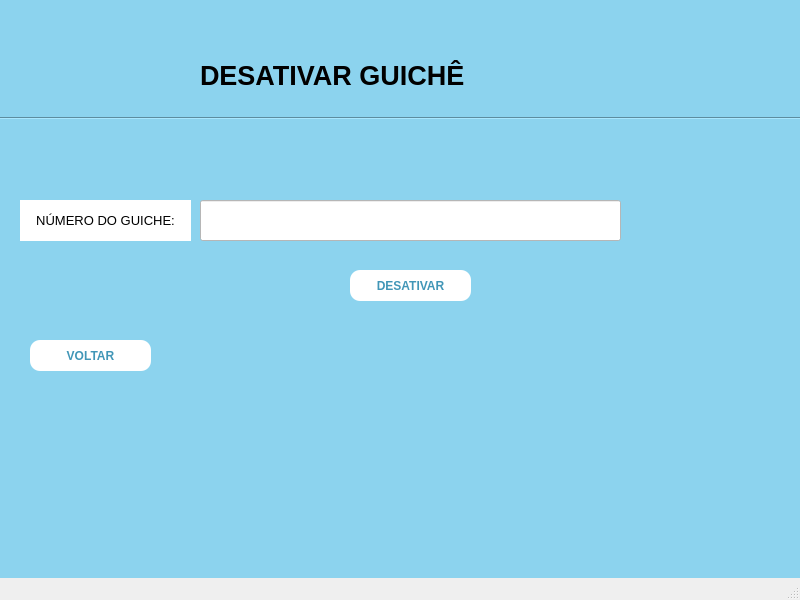
<?xml version="1.0" encoding="UTF-8"?>
<ui version="4.0">
 <class>MainWindow</class>
 <widget class="QMainWindow" name="MainWindow">
  <property name="geometry">
   <rect>
    <x>0</x>
    <y>0</y>
    <width>800</width>
    <height>600</height>
   </rect>
  </property>
  <property name="font">
   <font>
    <pointsize>10</pointsize>
   </font>
  </property>
  <property name="windowTitle">
   <string>MainWindow</string>
  </property>
  <property name="animated">
   <bool>true</bool>
  </property>
  <widget class="QWidget" name="centralwidget">
   <property name="styleSheet">
    <string notr="true">background-color: rgb(140, 211, 238);  /* Cor de fundo */</string>
   </property>
   <widget class="QLabel" name="label">
    <property name="geometry">
     <rect>
      <x>200</x>
      <y>50</y>
      <width>471</width>
      <height>51</height>
     </rect>
    </property>
    <property name="font">
     <font>
      <pointsize>20</pointsize>
      <weight>75</weight>
      <bold>true</bold>
     </font>
    </property>
    <property name="frameShape">
     <enum>QFrame::NoFrame</enum>
    </property>
    <property name="text">
     <string>DESATIVAR GUICHÊ</string>
    </property>
    <property name="textFormat">
     <enum>Qt::AutoText</enum>
    </property>
    <property name="alignment">
     <set>Qt::AlignLeading|Qt::AlignLeft|Qt::AlignVCenter</set>
    </property>
   </widget>
   <widget class="QPushButton" name="pushButton">
    <property name="geometry">
     <rect>
      <x>350</x>
      <y>270</y>
      <width>121</width>
      <height>31</height>
     </rect>
    </property>
    <property name="font">
     <font>
      <weight>75</weight>
      <bold>true</bold>
     </font>
    </property>
    <property name="styleSheet">
     <string notr="true">QPushButton {
    background-color: white;  /* Cor de fundo */
    color: rgb(65, 150, 183);  /* Cor do texto */
    border-radius: 10px;  /* Raio dos cantos */
    padding: 10px 20px;  /* Preenchimento interno */
}

QPushButton:hover {
    color: white;
    background-color: rgb(8, 113, 155);  /* Cor de fundo ao passar o mouse */
}</string>
    </property>
    <property name="text">
     <string>DESATIVAR</string>
    </property>
   </widget>
   <widget class="QPushButton" name="pushButton_2">
    <property name="geometry">
     <rect>
      <x>30</x>
      <y>340</y>
      <width>121</width>
      <height>31</height>
     </rect>
    </property>
    <property name="font">
     <font>
      <weight>75</weight>
      <bold>true</bold>
     </font>
    </property>
    <property name="styleSheet">
     <string notr="true">QPushButton {
    background-color: white;  /* Cor de fundo */
    color: rgb(65, 150, 183);  /* Cor do texto */
    border-radius: 10px;  /* Raio dos cantos */
    padding: 10px 20px;  /* Preenchimento interno */
}

QPushButton:hover {
    color: white;
    background-color: rgb(8, 113, 155);  /* Cor de fundo ao passar o mouse */
}</string>
    </property>
    <property name="text">
     <string>VOLTAR</string>
    </property>
   </widget>
   <widget class="Line" name="line">
    <property name="geometry">
     <rect>
      <x>0</x>
      <y>110</y>
      <width>801</width>
      <height>16</height>
     </rect>
    </property>
    <property name="orientation">
     <enum>Qt::Horizontal</enum>
    </property>
   </widget>
   <widget class="QLineEdit" name="lineEdit">
    <property name="geometry">
     <rect>
      <x>200</x>
      <y>200</y>
      <width>421</width>
      <height>41</height>
     </rect>
    </property>
    <property name="styleSheet">
     <string notr="true">background-color: white;  /* Cor de fundo */</string>
    </property>
   </widget>
   <widget class="QLabel" name="label_2">
    <property name="geometry">
     <rect>
      <x>20</x>
      <y>200</y>
      <width>171</width>
      <height>41</height>
     </rect>
    </property>
    <property name="styleSheet">
     <string notr="true">background-color: white;  /* Cor de fundo */</string>
    </property>
    <property name="text">
     <string>NÚMERO DO GUICHE:</string>
    </property>
    <property name="alignment">
     <set>Qt::AlignCenter</set>
    </property>
   </widget>
  </widget>
  <widget class="QMenuBar" name="menubar">
   <property name="geometry">
    <rect>
     <x>0</x>
     <y>0</y>
     <width>800</width>
     <height>26</height>
    </rect>
   </property>
  </widget>
  <widget class="QStatusBar" name="statusbar"/>
 </widget>
 <resources/>
 <connections/>
</ui>
